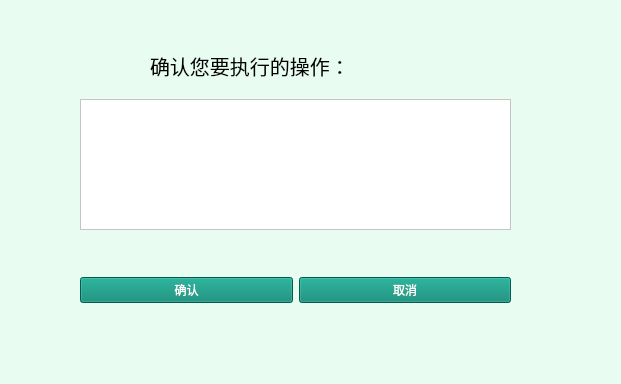
<?xml version="1.0" encoding="UTF-8"?>
<ui version="4.0">
 <class>Confirmation</class>
 <widget class="QWidget" name="Confirmation">
  <property name="geometry">
   <rect>
    <x>0</x>
    <y>0</y>
    <width>621</width>
    <height>384</height>
   </rect>
  </property>
  <property name="font">
   <font>
    <pointsize>9</pointsize>
   </font>
  </property>
  <property name="windowTitle">
   <string>Form</string>
  </property>
  <property name="styleSheet">
   <string notr="true">background-color: rgb(232,252,242);</string>
  </property>
  <widget class="QLabel" name="label">
   <property name="geometry">
    <rect>
     <x>150</x>
     <y>40</y>
     <width>491</width>
     <height>51</height>
    </rect>
   </property>
   <property name="font">
    <font>
     <pointsize>15</pointsize>
    </font>
   </property>
   <property name="text">
    <string>确认您要执行的操作：</string>
   </property>
  </widget>
  <widget class="QTextEdit" name="confirmation">
   <property name="geometry">
    <rect>
     <x>80</x>
     <y>99</y>
     <width>431</width>
     <height>131</height>
    </rect>
   </property>
   <property name="styleSheet">
    <string notr="true">background-color: rgb(255,255,255);</string>
   </property>
  </widget>
  <widget class="QWidget" name="horizontalLayoutWidget">
   <property name="geometry">
    <rect>
     <x>80</x>
     <y>250</y>
     <width>431</width>
     <height>80</height>
    </rect>
   </property>
   <layout class="QHBoxLayout" name="horizontalLayout">
    <item>
     <widget class="QPushButton" name="pushButton_2">
      <property name="styleSheet">
       <string notr="true">background-color: rgb(0,132,112);color: rgb(255,255,255);</string>
      </property>
      <property name="text">
       <string>确认</string>
      </property>
     </widget>
    </item>
    <item>
     <widget class="QPushButton" name="pushButton">
      <property name="styleSheet">
       <string notr="true">background-color: rgb(0,132,112);color: rgb(255,255,255);</string>
      </property>
      <property name="text">
       <string>取消</string>
      </property>
     </widget>
    </item>
   </layout>
  </widget>
 </widget>
 <resources/>
 <connections/>
</ui>
